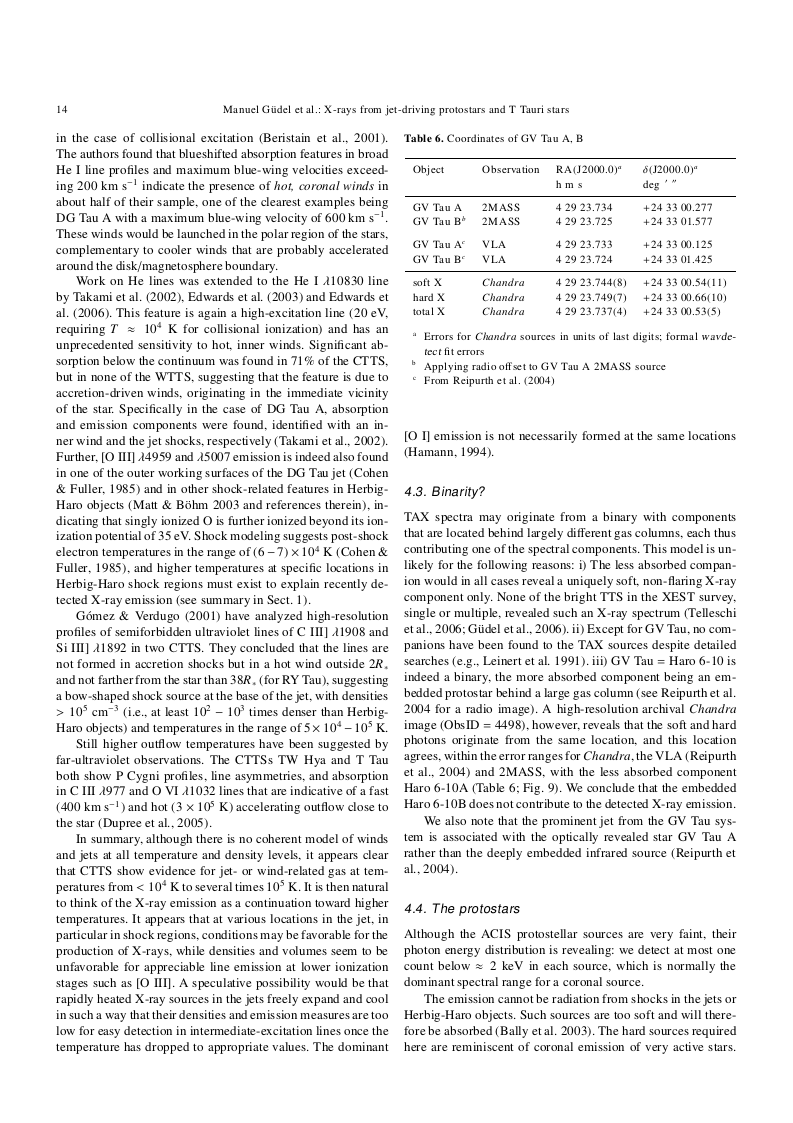
#> input picture .github/scripts/test.bmp, 793 x 1123 px
$ python -i prepare_image.py   (imports and definitions only)
#> lines starting #> are read from the running program, lines starting #| are printed output that depends on the picture; after the words box and inside, x2 and y2 are one past the last pixel; in counts of white or black regions, pixels touching at a corner belong together
#> further down, picture is the input picture: shape (1123, 793); min 0, max 255, mean 236.3
### src/img2table/tables/objects/__init__.py
from __future__ import annotations

from dataclasses import dataclass
from typing import Protocol


class CoordinateProvider(Protocol):
    x1: int
    y1: int
    x2: int
    y2: int


@dataclass
class TableObject:
    # [9 lines left out: function bbox, not called in this run]

    @property
    def height(self: CoordinateProvider) -> int:
        return self.y2 - self.y1

    @property
    def width(self: CoordinateProvider) -> int:
        return self.x2 - self.x1

    @property
    def area(self) -> int:
        return self.height * self.width

### src/img2table/tables/processing/prepare_image.py
# coding: utf-8

import cv2
import numpy as np

from img2table.tables.objects.cell import Cell


def prepare_image(img: np.ndarray) -> np.ndarray:
    """
    Prepare image by removing background and keeping a white base
    :param img: original image array
    :return: processed image
    """
    # Preprocess image
    blur = cv2.GaussianBlur(img, (3, 3), 0)
    _, thresh = cv2.threshold(blur, 0, 255, cv2.THRESH_BINARY + cv2.THRESH_OTSU)
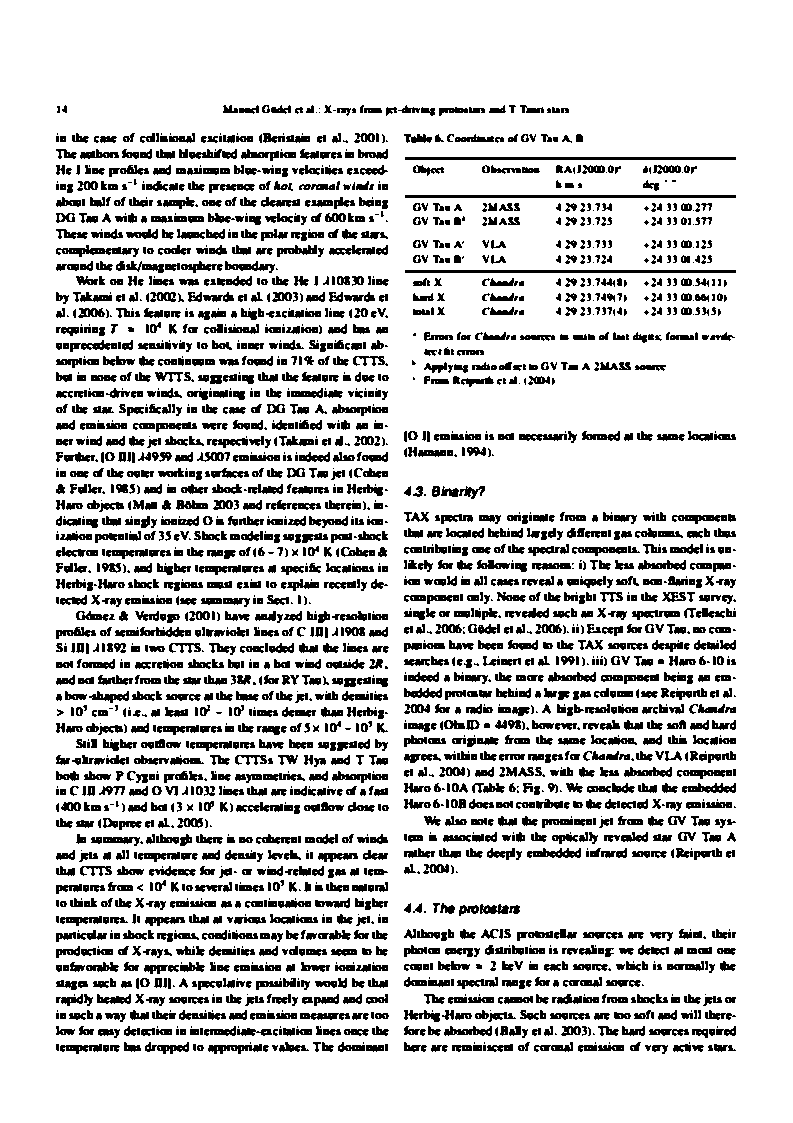
#> thresh: shape (1123, 793); 82.5% white; 2465 black regions (578 under 20 px), largest, box (x1, y1, x2, y2) and area: (405, 157, 736, 160) 993, (405, 195, 736, 198) 993, (405, 270, 736, 273) 993
    dilation = cv2.dilate(thresh, (10, 10), iterations=3)
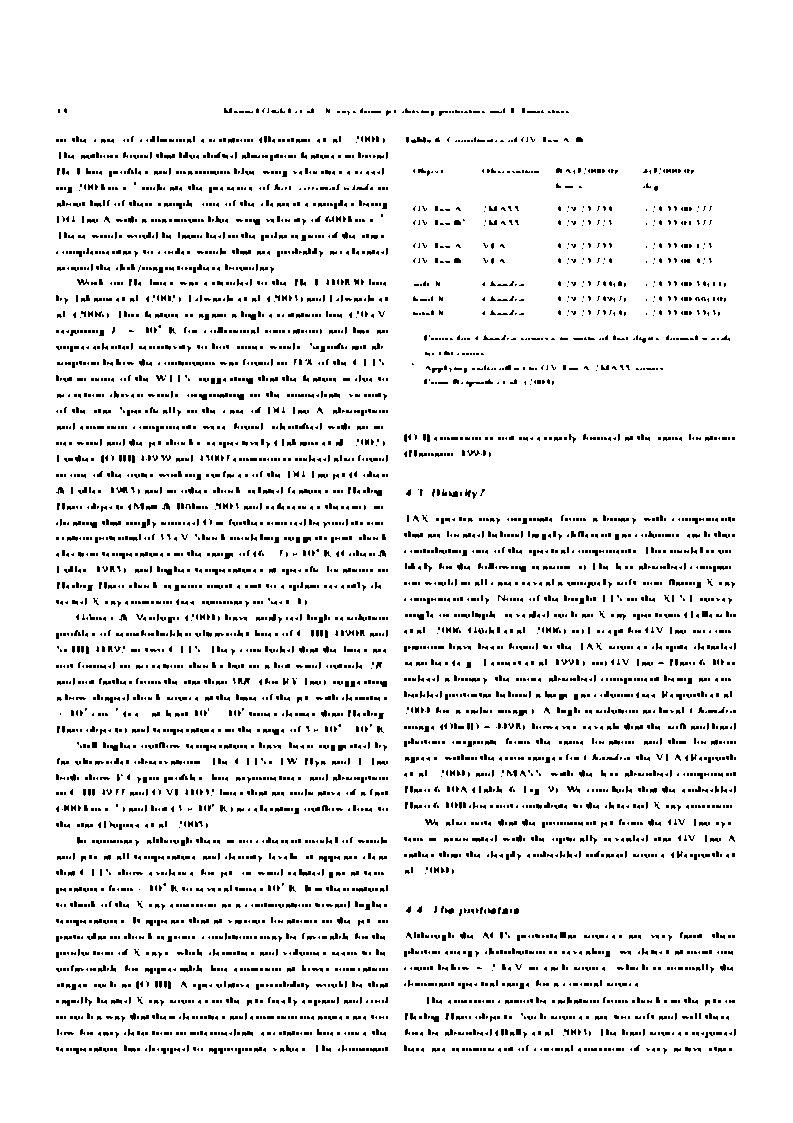
#> dilation: shape (1123, 793); 92.8% white; black in thin lines or dots, all inside (x1, y1, x2, y2) = (56, 108, 736, 1054)

    # Compute contours
    contours, _ = cv2.findContours(dilation, cv2.RETR_EXTERNAL, cv2.CHAIN_APPROX_SIMPLE)
#> contours = [[[0, 0], [0, 1122], [792, 1122], [792, 0]]]

    # Get contours cells
    contour_cells = list()
    for c in contours:
        x, y, w, h = cv2.boundingRect(c)
        contour_cells.append(Cell(x, y, x + w, y + h))
#> this loop made 1 pass
#> (c, x, y, w, h) on pass 1: ([[0, 0], [0, 1122], [792, 1122], [792, 0]], 0, 0, 793, 1123)
#> after the loop, contour_cells = 1 item
    contour_cells = sorted(contour_cells, key=lambda c: c.area, reverse=True)

    if contour_cells:
        largest_contour = None
        if len(contour_cells) == 1:
            # Set largest contour
            largest_contour = contour_cells.pop(0)
        elif contour_cells[0].area / contour_cells[1].area > 10:
            # Set largest contour
            largest_contour = contour_cells.pop(0)

        if largest_contour:
            # Recreate image from blank image by adding largest contour of the original image
            processed_img = np.zeros(img.shape, dtype=np.uint8)
            processed_img.fill(255)
#> processed_img: shape (1123, 793); every value is 255

            # Add contour from original image
            cropped_img = img[largest_contour.y1:largest_contour.y2, largest_contour.x1:largest_contour.x2]
            processed_img[largest_contour.y1:largest_contour.y2, largest_contour.x1:largest_contour.x2] = cropped_img

            return processed_img

    return img

>>> import cv2
>>> picture = cv2.imread('../../../../.github/scripts/test.bmp', cv2.IMREAD_GRAYSCALE)
>>> result = prepare_image(picture)
